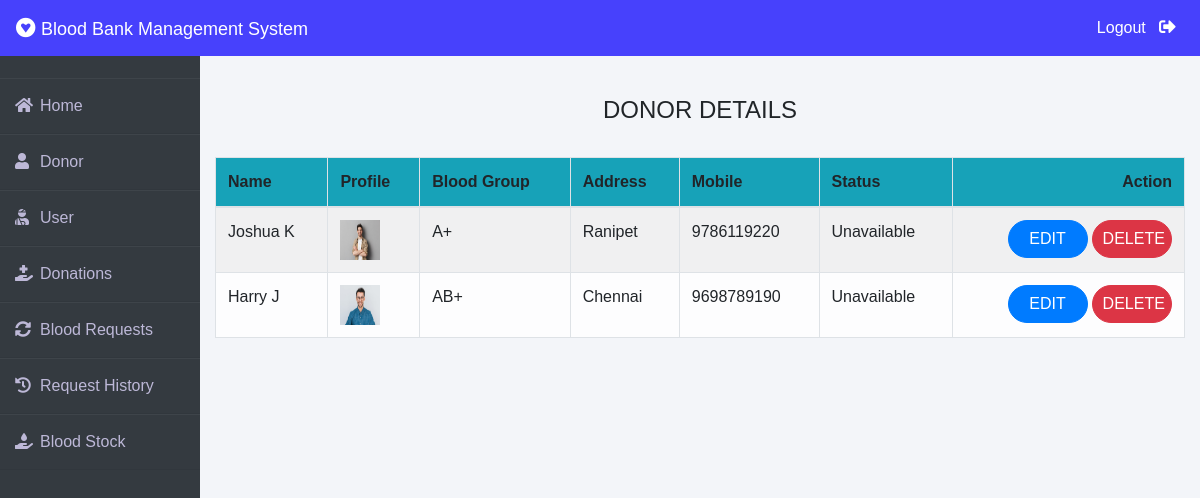
Screenshot of /admin-donor (signed in) with the database file from the repository.
### donor/models.py (models this page shows, shortened)
class Donor(models.Model):
    user=models.OneToOneField(User,on_delete=models.CASCADE)
    profile_pic= models.ImageField(upload_to='profile_pic/Donor/',null=True,blank=True)
    bloodgroup=models.CharField(max_length=10)
    address = models.CharField(max_length=40)
    mobile = models.CharField(max_length=20,null=False)
    status=models.CharField(max_length=20)
    @property
    def get_name(self):
        return self.user.first_name+" "+self.user.last_name

### blood/views.py (the view)
# urls.py: path('admin-donor', views.admin_donor_view,name='admin-donor'),
@login_required(login_url='adminlogin')
def admin_donor_view(request):
    donors=dmodels.Donor.objects.all()
    return render(request,'blood/admin_donor.html',{'donors':donors})

### templates/blood/admin_donor.html
{% extends 'blood/adminbase.html' %}
{% block content %}
{% load widget_tweaks %}
{%load static%}
<br><br>
<div class="container">
    <H4 class="text-center">DONOR DETAILS</H4><br>
    <table class="table table-light table-hover table-bordered table-striped">
        <thead class="bg-info">
            <tr>
                <th scope="col">Name</th>
                <th scope="col">Profile</th>
                <th scope="col">Blood Group</th>
                <th scope="col">Address</th>
                <th scope="col">Mobile</th>
                <th scope="col"> Status</th>
                <th class="text-right">Action</th>
            </tr>
        </thead>
        <tbody>
            {% for t in donors %}
            <tr>
                <td> {{t.get_name}}</td>
                <td> <img src="{% static t.profile_pic.url %}" alt="Profile Pic" height="40px" width="40px" /></td>
                <td>{{t.bloodgroup}}</td>
                <td>{{t.address}}</td>
                <td>{{t.mobile}}</td>
                <td> {{ t.status}}</td>
                <td class="text-right">
                    <button class="btn btn-primary badge-pill" style="width: 80px;"><a  style="text-decoration: none;color: white;" href="{% url 'update-donor' t.id  %}">EDIT</a> </button>
                    <button class="btn btn-danger badge-pill" style="width: 80px;"><a  style="text-decoration: none;color: white;" href="{% url 'delete-donor' t.id  %}">DELETE</a> </button>
                </td>
            </tr>
            {% endfor %}
        </tbody>
    </table>
</div>
{% endblock content %}

### templates/blood/adminbase.html (shortened to what this page needs)
<!DOCTYPE html>
<html lang="en">
<head>
    <link rel="stylesheet" href="https://maxcdn.bootstrapcdn.com/bootstrap/4.0.0/css/bootstrap.min.css">
    <link rel="stylesheet" href="https://cdnjs.cloudflare.com/ajax/libs/font-awesome/5.14.0/css/all.css">
</head>
<body>
    <nav class="navbar navbar-expand-lg navbar-light fixed-top bg-danger" style="background-color: blue;">
        <a style="color:white;" class="navbar-brand" href="/"><i class="fab fa-gratipay"></i>&nbsp;<font face = "Comic sans MS" size ="4">Blood Bank Management System</font></a>
        <div class="navbar-collapse collapse w-100 order-3 dual-collapse2">
            <ul class="navbar-nav ml-auto">
                <li class="nav-item">
                    <a class="nav-link" style="color: white;" href="/logout">Logout &nbsp; <i class="fas fa-sign-out-alt"></i></a>
                </li>
            </ul>
        </div>
      </nav>
<br><br>
<div class="wrapper">
    <div class="sidebar">
        <ul>
            <li><a style="text-decoration:none;" href="/"><i class="fas fa-home"></i>Home</a></li>
            <li><a style="text-decoration:none;" href="/admin-donor"><i class="fas fa-user"></i>Donor</a></li>
            <li><a style="text-decoration:none;" href="/admin-patient"><i class="fas fa-user-injured"></i>User</a></li>
            <li><a style="text-decoration:none;" href="/admin-donation"><i class="fas fa-hand-holding-medical"></i>Donations</a></li>
            <li><a style="text-decoration:none;" href="/admin-request"><i class="fas fa-sync-alt"></i>Blood Requests</a></li>
            <li><a style="text-decoration:none;" href="/admin-request-history"><i class="fas fa-history"></i>Request History</a></li>
            <li><a style="text-decoration:none;" href="/admin-blood"><i class="fas fa-hand-holding-water"></i>Blood Stock</a></li>
        </ul>
    </div>
    <div class="main_content">
{% block content %}
{% endblock content %}
    </div>
</div>
</body>
</html>

### templates/blood/adminbase.html (style rules this page uses)
* { margin: 0; padding: 0; box-sizing: border-box; list-style: none; text-decoration: none; font-family: 'Josefin Sans', sans-serif; }
body { background-color: #f3f5f9; }
.bg-danger { background-color:#4741FC!important; }
.wrapper { display: flex; position: relative; }
.wrapper .sidebar { width: 200px; height: 100%; background: #343a40; padding: 30px 0px; position: fixed; }
.wrapper .sidebar ul li { padding: 15px; border-bottom: 1px solid #bdb8d7; border-bottom: 1px solid rgba(0,0,0,0.05); border-top: 1px solid rgba(255,255,255,0.05); }
.wrapper .sidebar ul li a { color: #bdb8d7; display: block; }
.wrapper .sidebar ul li a .fas { width: 25px; }
.wrapper .main_content { width: 100%; margin-left: 200px; }
.fa-sign-out-alt { color: white; font-size: 2ex; }

### rows the page displays
Donor: get_name "Joshua K", profile_pic (picture), bloodgroup "A+", address "Ranipet", mobile "9786119220", status "Unavailable"
Donor: get_name "Harry J", profile_pic (picture), bloodgroup "AB+", address "Chennai", mobile "9698789190", status "Unavailable"
